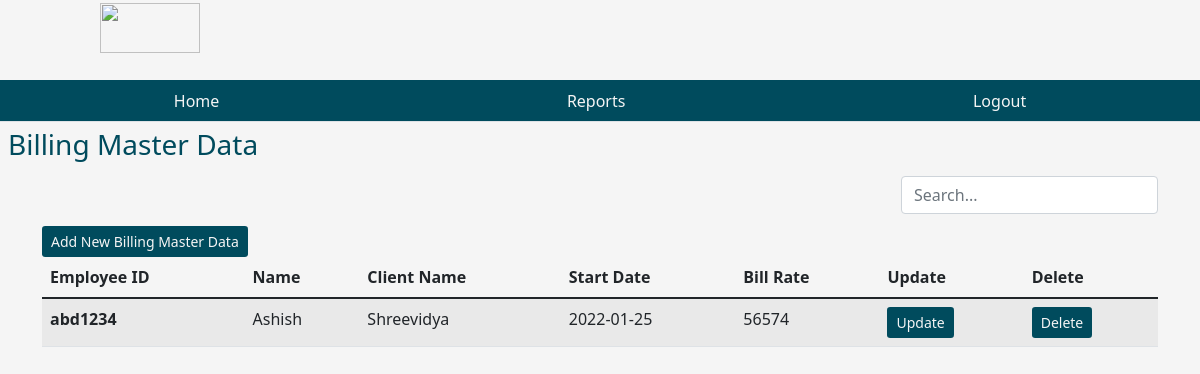
Page /billingmasterdata on the committed database.
### tables this page shows
CREATE TABLE billingmasterdata (slno INTEGER PRIMARY KEY AUTOINCREMENT, empid varchar(50), name text NOT NULL, clientname text, startdate DATE, billrate INTEGER(20));

### app.py (the view)
@app.route('/billingmasterdata')
def billingmasterdata():
    user = get_current_user()
    db = get_database()
    bmd_cur = db.execute('select * from billingmasterdata ')
    allbmd = bmd_cur.fetchall()
    return render_template('billingmasterdata.html', user = user, allbmd = allbmd)

### app.py (called while the page is built)
@app.teardown_appcontext
def close_database(error):
    if hasattr(g, 'crudapplication_db'):
        g.crudapplication_db.close()

def get_current_user():
    user = None
    if 'user' in session:
        user = session['user']
        db = get_database()
        user_cur = db.execute('select * from users where name = ?', [user])
        user = user_cur.fetchone()
    return user

@app.before_request
def before_request():
    g.user = None
    if 'user_id' in session:
        user = [x for x in users if x.id == session['user_id']][0]
        g.user = user

### database.py (called while the page is built)
def connect_to_database():
    sql = sqlite3.connect('C:/Users/user/Desktop/components/components/crudapplication.db')
    sql.row_factory = sqlite3.Row
    return sql

def get_database():
    if not hasattr(g, 'crudapplication_db'):
        g.crudapplication_db = connect_to_database()
    return g.crudapplication_db

### templates/billingmasterdata.html (shortened to what this page needs)
{% from "showlinks.html" import show_links %}
<!DOCTYPE html>
<html lang="en">
<head>
    <link href="https://cdn.jsdelivr.net/npm/bootstrap@5.1.3/dist/css/bootstrap.min.css" rel="stylesheet">
    <link rel="stylesheet" href="{{ url_for('static', filename='dashboard.css')}}" type = "text/css">
</head>
<body>
      <div class="parent">
        <div class="child child1">
          <h1 class="text-center"><i><img src=" https://www.netanalytiks.com/img/core-img/logo2.png" width="100" height="50"></i></h1>
        </div>
        <div class="child child3">
          {{ show_links() }}
        </div>
        <div class="child child4">
            <h3 class="m-2">Billing Master Data</h3>
        </div>
        <div class="child child5" style="color:rgb(0, 75, 93);">
        </div>
        <div class="child child6  container" style="color:rgb(0, 75, 93);">
              <div class="table-responsive-lg caption-top">
                <td><a class="btn btn-sm" style="background-color:rgb(0, 75, 93); color:whitesmoke; float: left; margin-top: 50px;" href="{{ url_for('addnewbillingmasterdata')}}">Add New Billing Master Data</a>
                <form class="form-inline my-2 my-lg-0" style="display: inline-block; float: right;">
                  <input type="search" placeholder="Search..." class="form-control search-input mr-sm-2" aria-label="Search"  data-table="customers-list"/>
                </form>
                <table class="table table-striped mt32 customers-list">
                    <thead>
                        <tr>
                          <th scope="col">Employee ID</th>
                          <th scope="col">Name</th>
                          <th scope="col">Client Name</th>
                          <th scope="col">Start Date</th>
                          <th scope="col">Bill Rate</th>
                          <th scope="col">Update</th>
                          <th scope="col">Delete</th>
                        </tr>
                      </thead>
                      <tbody>
                        {% for bmd in allbmd %}
                        <tr>
                          <th scope="row">{{ bmd['empid'] }} </th>
                          <td>{{ bmd['name'] }}</td>
                          <td>{{ bmd['clientname'] }}</td>
                          <td>{{ bmd['startdate'] }}</td>
                          <td>{{ bmd['billrate'] }}</td>
                          <td><a class="btn btn-sm" style="background-color:rgb(0, 75, 93); color:whitesmoke;" href="{{ url_for('fetchonebmd', slno = bmd['slno'] )}}">Update</a></td>
                          <td><a class="btn btn-sm" style="background-color:rgb(0, 75, 93); color:whitesmoke;" href="{{ url_for('deletebillingmasterdata', slno = bmd['slno'] )}}">Delete</a></td>
                        </tr>
                        {% endfor %}
                      </tbody>
                </table>
              </div>
        </div>
</body>
</html>

### static/dashboard.css (style rules this page uses)
html, body { height: 100%; background-color:whitesmoke; color:rgb(0, 75, 93); }
.parent { height: 100%; display: grid; grid-template-columns: repeat(4, 1fr); grid-template-rows: 10% 5% 7% auto 7%; }
.child { margin-bottom: 10px; }
.child1 { grid-column: 1/2; grid-row: 1/2; }
.child3 { grid-column: 1/-1; grid-row: 2/3; }
.child4 { grid-column: 1/2; grid-row: 3/4; }
.child5 { grid-column: 4/5; grid-row: 3/4; text-align: center; }
.child6 { grid-column: 1/-1; grid-row: 4/5; }

### rows in the picture
billingmasterdata: empid "abd1234", name "Ashish", clientname "Shreevidya", startdate "2022-01-25", billrate "56574"
